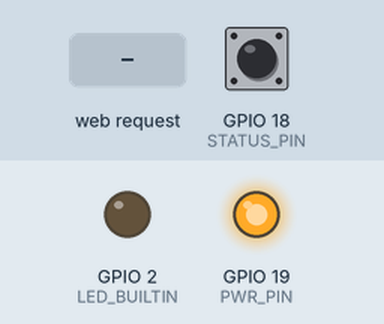
Bench run of a program on a simulated ESP32. On the bench: output pins drawn as LEDs (lit = HIGH). Inputs (shaded band) come from the test bench; at power-on: GPIO 18 (STATUS_PIN) HIGH. WiFi joins after 1.5 s; servers stay silent unless stated; what the program prints to the serial monitor is not drawn.

Above: at 6.8 s.
6.9 s: HTTP request GET /pc-power-control/off received
At 7.4 s:
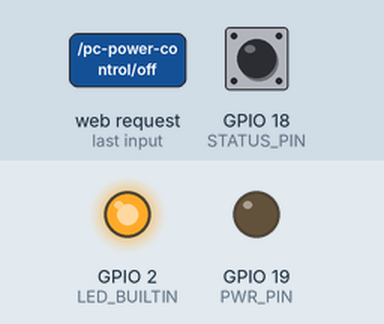
9.1 s: HTTP request GET /pc-power-control/force-off received
At 9.2 s:
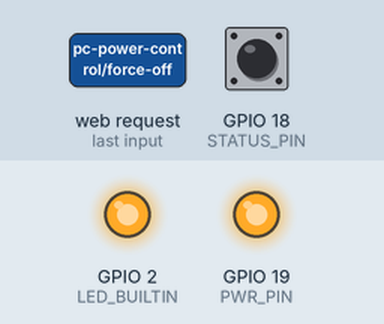
12.1 s: HTTP request GET /pc-power-control/on received
Timing chart, 0 to 16.1 s (numbered marks = the images above; inputs shaded):
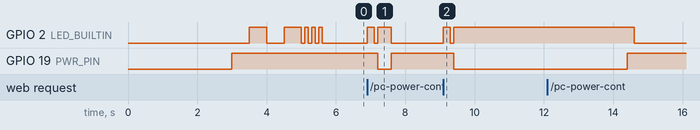

Measured:
- after the input at 6.9 s, GPIO 2 (LED_BUILTIN): LOW → HIGH at once, → LOW 0.20 s later, → HIGH 0.10 s later, → LOW 0.40 s later; GPIO 19 (PWR_PIN): HIGH → LOW after 0.30 s, → HIGH 0.40 s later
- after the input at 9.1 s, GPIO 2 (LED_BUILTIN): LOW → HIGH at once, → LOW 0.20 s later, → HIGH 0.10 s later; GPIO 19 (PWR_PIN): HIGH → LOW after 0.30 s

The program:

main.cpp
```cpp
#include "credentials.h" // rename credentials_example.h to credentials.h
#include <Arduino.h>
#include <WiFi.h>
#include <WebServer.h>

// How long the PowerOFF button should be pressed to power off PC forcefully
#define PWR_OFF_TIME 5000
// How long the button should be pressed to REBOOT, POWER ON or RESET
#define PUSH_TIME 400

// Pin for the PWR signal line
#define PWR_PIN 19
// Pin for the status LED signal line
#define STATUS_PIN 18

#define LED_BUILTIN 2


// Wi-Fi network settings
const char* ssid = WIFI_SSID;
const char* password = WIFI_PASSWD;

WebServer server(80);

void connectSuccess() {
  for (int i = 0; i < 3; ++i) {
    digitalWrite(LED_BUILTIN, LOW);
    delay(100);
    digitalWrite(LED_BUILTIN, HIGH);
    delay(100);
  }
  digitalWrite(LED_BUILTIN, LOW);
}

void reqReceived() {
    digitalWrite(LED_BUILTIN, HIGH);
    delay(200);
    digitalWrite(LED_BUILTIN, LOW);
}

bool isPoweredOn() {
  return digitalRead(STATUS_PIN) == HIGH;
}

String getStatusString() {
  return String(isPoweredOn() ? "ON" : "OFF");
}

// false == OFF, true == ON
void do_powerPress(bool expectedStatus, int timeInMs) {
   if(isPoweredOn() == expectedStatus) {
    digitalWrite(LED_BUILTIN, LOW);
    delay(100);
    digitalWrite(LED_BUILTIN, HIGH);
    digitalWrite(PWR_PIN, LOW);
    delay(timeInMs);
    digitalWrite(PWR_PIN, HIGH);
    digitalWrite(LED_BUILTIN, LOW);
  } else {
    server.send(409, "text/plain", "CONFLICT");
  }
}

void configureEndpoints() {
  server.on("/pc-power-control/on", [] () {
    reqReceived();
    do_powerPress(false, PUSH_TIME);
    server.send(200, "text/plain", "OK");
  });

  server.on("/pc-power-control/off", [] () {
    reqReceived();
    do_powerPress(true, PUSH_TIME);
    server.send(200, "text/plain", "OK");
  });

  server.on("/pc-power-control/force-off", [] () {
    reqReceived();
    do_powerPress(true, PWR_OFF_TIME);
    server.send(200, "text/plain", "OK");
  });

  server.on("/pc-power-control/status", [] () {
    reqReceived();
    server.send(200, "text/plain", getStatusString());
  });

  server.onNotFound([] () {
    reqReceived();
    server.send(404, "text/plain", "Not Found");
  });
}

void setup() {
  delay( 3000 ); // power-up safety delay
  Serial.begin(115200);

  pinMode(LED_BUILTIN, OUTPUT);
  pinMode(PWR_PIN, OUTPUT);
  pinMode(STATUS_PIN, INPUT_PULLUP);

  digitalWrite(PWR_PIN, HIGH);

  WiFi.hostname("pc-power-control");
  WiFi.begin(ssid, password);

  Serial.println();
  Serial.print("Connecting to WIFI ");
  Serial.println(ssid);

  while (WiFi.status() != WL_CONNECTED) {
      digitalWrite(LED_BUILTIN, LOW);
      delay(500);
      digitalWrite(LED_BUILTIN, HIGH);
      delay(500);
      Serial.print(".");
  }

  connectSuccess();

  Serial.println();
  Serial.println("WiFi connected");
  Serial.println("IP address: ");
  Serial.println(WiFi.localIP());

  configureEndpoints();
  server.begin();
  Serial.println("webserver started");
}

void loop() {
  server.handleClient();
}
```

credentials_example.h
```cpp
// Replace with your actual SSID and password:

#define WIFI_SSID "Your SSID here"
#define WIFI_PASSWD "WLAN AP password here"
```
